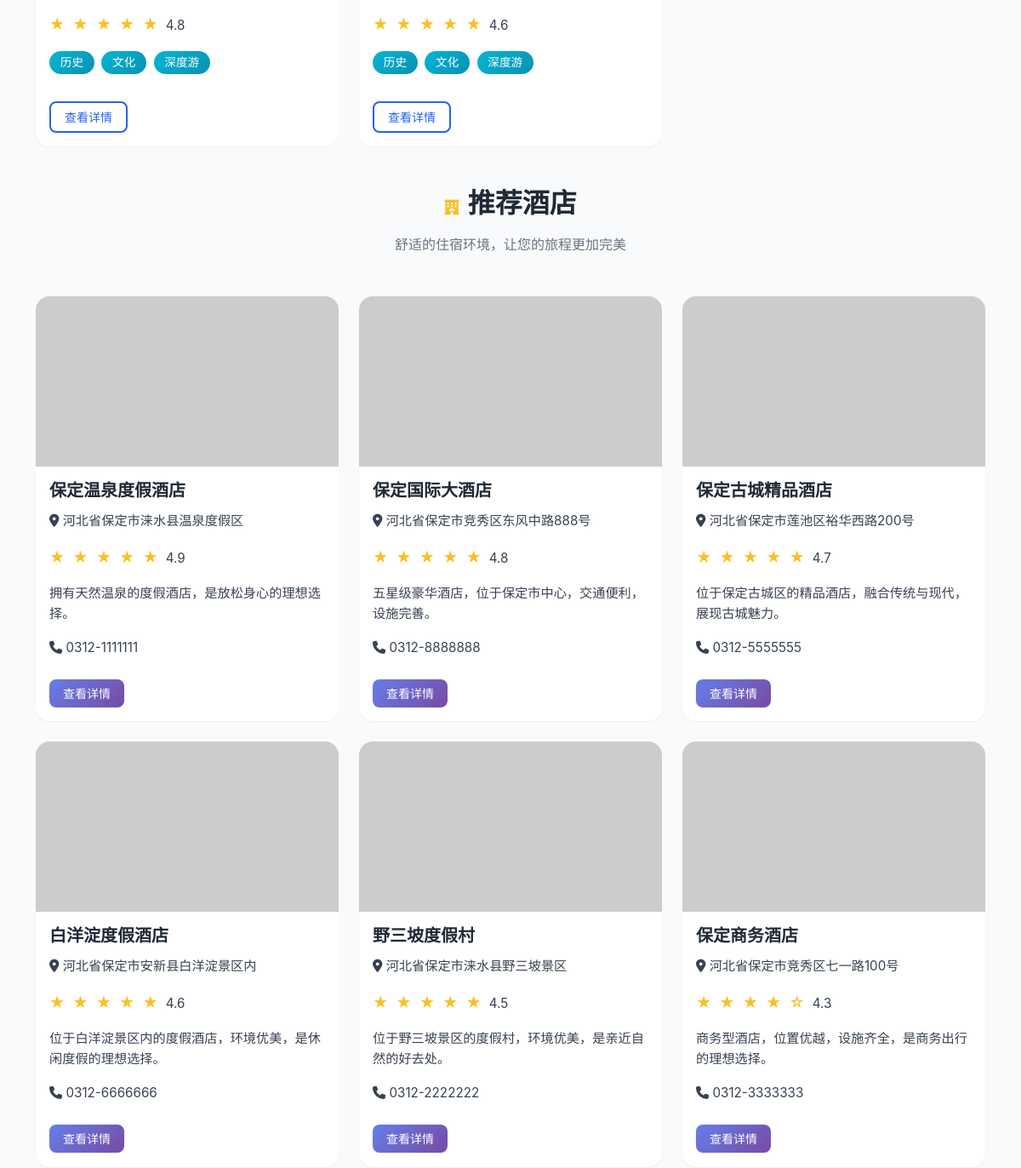
/ (middle part), run on an earlier commit of the app's database.
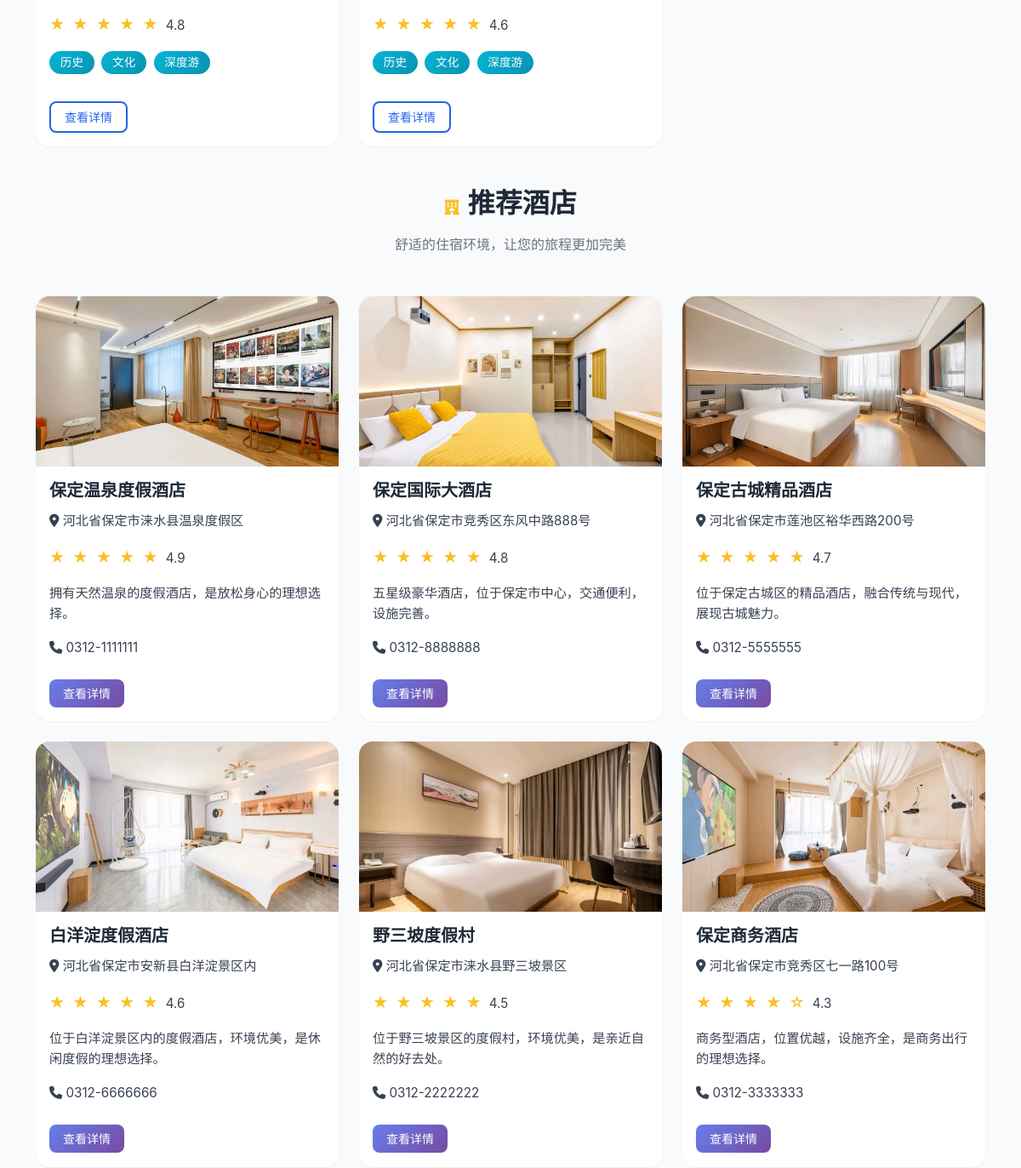
And on a later commit of the database.
### apps/hotels/models.py (models this page shows, shortened)
class Hotel(models.Model):
    name = models.CharField(max_length=100, verbose_name="酒店名称")
    address = models.CharField(max_length=255, verbose_name="详细地址")
    phone = models.CharField(max_length=20, verbose_name="联系电话")
    brief = models.CharField(max_length=255, verbose_name="简介")
    description = models.TextField(verbose_name="详情介绍")
    is_recommended = models.BooleanField(default=False, verbose_name="是否推荐")
    cover_image = models.ImageField(upload_to='hotel_covers/', blank=True, null=True, verbose_name="封面图")
    created_at = models.DateTimeField(default=timezone.now, verbose_name="创建时间")
    updated_at = models.DateTimeField(auto_now=True, verbose_name="更新时间")
    rating = models.DecimalField(max_digits=3, decimal_places=1, default=5.0, verbose_name="评分")
    views_count = models.PositiveIntegerField(default=0, verbose_name="浏览次数")
    latitude = models.DecimalField(max_digits=10, decimal_places=7, blank=True, null=True, verbose_name="纬度")
    longitude = models.DecimalField(max_digits=10, decimal_places=7, blank=True, null=True, verbose_name="经度")
    display_order = models.PositiveIntegerField(default=0, verbose_name="显示顺序（数字越小越靠前）")
    class Meta:
        verbose_name = "酒店"
        verbose_name_plural = verbose_name
        ordering = ['display_order', '-is_recommended', '-rating', '-created_at']

### apps/index/views.py (the view)
# urls.py: path('', views.IndexView.as_view(), name='index'),
class IndexView(TemplateView):
    template_name = "index/index.html"
    def get_context_data(self, **kwargs):
        context = super().get_context_data(**kwargs)
        context['page_title'] = '首页 - 保定旅游网'
        context['MEDIA_URL'] = settings.MEDIA_URL
        context['hot_spots'] = ScenicSpot.objects.filter(is_hot=True)[:8]
        if context['hot_spots'].count() < 8:
            recommended_spots = ScenicSpot.objects.filter(
                is_recommended=True
            ).exclude(id__in=[s.id for s in context['hot_spots']])[:8 - context['hot_spots'].count()]
            context['hot_spots'] = list(context['hot_spots']) + list(recommended_spots)
        if len(context['hot_spots']) < 8:
            top_rated_spots = ScenicSpot.objects.exclude(
                id__in=[s.id for s in context['hot_spots']]
            ).order_by('-rating', '-views_count')[:8 - len(context['hot_spots'])]
            context['hot_spots'] = list(context['hot_spots']) + list(top_rated_spots)
        route_categories = RouteCategory.objects.all()
        context['route_categories'] = {}
        for category in route_categories:
            routes = Route.objects.filter(
                category=category
            ).filter(
                is_hot=True
            )[:3]
            if routes.count() < 3:
                recommended_routes = Route.objects.filter(
                    category=category,
                    is_recommended=True
                ).exclude(id__in=[r.id for r in routes])[:3 - routes.count()]
                routes = list(routes) + list(recommended_routes)
            if len(routes) < 3:
                top_routes = Route.objects.filter(
                    category=category
                ).exclude(
                    id__in=[r.id for r in routes]
                ).order_by('-rating', '-sales_count')[:3 - len(routes)]
                routes = list(routes) + list(top_routes)
            if routes:
                context['route_categories'][category.name] = routes
        context['latest_news'] = News.objects.all().order_by('-published_at')[:5]
        context['recommended_hotels'] = Hotel.objects.filter(
            is_recommended=True
        ).order_by('-rating', '-views_count', 'display_order')[:6]
        if context['recommended_hotels'].count() < 6:
            top_hotels = Hotel.objects.exclude(
                id__in=[h.id for h in context['recommended_hotels']]
            ).order_by('-rating', '-views_count')[:6 - context['recommended_hotels'].count()]
            context['recommended_hotels'] = list(context['recommended_hotels']) + list(top_hotels)
        context['latest_comments'] = Comment.objects.filter(
            is_deleted=False
        ).select_related('user').order_by('-rating', '-created_at')[:8]
        return context

### apps/index/templatetags/index_tags.py (called while the page is built)
@register.filter
def stars(value):
    try:
        rating = float(value)
        full_stars = int(rating)
        has_half = (rating - full_stars) >= 0.5
        return {
            'full': full_stars,
            'has_half': has_half,
            'empty': 5 - full_stars - (1 if has_half else 0),
            'rating': rating
        }
    except (ValueError, TypeError):
        return {
            'full': 0,
            'has_half': False,
            'empty': 5,
            'rating': 0
        }

### apps/routes/models.py (called while the page is built)
    def get_tags_list(self):
        if self.tags:
            return [tag.strip() for tag in self.tags.split(',') if tag.strip()]
        return []

### apps/scenic/models.py (called while the page is built)
    def get_tags_list(self):
        if self.tags:
            return [tag.strip() for tag in self.tags.split(',') if tag.strip()]
        return []

### templates/index/index.html (shortened to what the changed rows need)
{% extends 'common/base.html' %}
{% load static %}
{% load index_tags %}
{% block content %}
<div class="container my-5">
    <section class="mb-5">
        <div class="text-center mb-5">
            <h2 class="mb-3">
                <i class="fas fa-hotel text-warning me-2"></i>推荐酒店
            </h2>
        </div>
        {% if recommended_hotels %}
        <div class="row row-cols-1 row-cols-md-3 g-4">
            {% for hotel in recommended_hotels %}
            <div class="col">
                <div class="card h-100 shadow-sm">
                    <a href="{% url 'hotels:detail' pk=hotel.id %}" style="text-decoration: none; display: block; overflow: hidden;">
                        {% if hotel.cover_image %}
                        <img src="{{ hotel.cover_image.url }}" class="card-img-top" alt="{{ hotel.name }}" style="height: 200px; object-fit: cover; cursor: pointer;">
                        {% else %}
                        <img src="https://placehold.co/400x300/eee/666?text={{ hotel.name }}" class="card-img-top" alt="{{ hotel.name }}" style="height: 200px; object-fit: cover; cursor: pointer;">
                        {% endif %}
                    </a>
                    <div class="card-body">
                        <h5 class="card-title">{{ hotel.name }}</h5>
                        <p class="card-text text-muted small">
                            <i class="fas fa-map-marker-alt"></i> {{ hotel.address|truncatewords:8 }}
                        </p>
                        <p class="card-text">
                            <span class="text-warning">
                                {% with stars=hotel.rating|stars %}
                                    {% for i in "12345" %}
                                        {% if forloop.counter <= stars.full %}
                                            ★
                                        {% elif forloop.counter == stars.full|add:1 and stars.has_half %}
                                            ★
                                        {% else %}
                                            ☆
                                        {% endif %}
                                    {% endfor %}
                                {% endwith %}
                            </span>
                            {{ hotel.rating|floatformat:1 }}
                        </p>
                        {% if hotel.brief %}
                        <p class="card-text text-muted small">{{ hotel.brief|truncatewords:15 }}</p>
                        {% endif %}
                        {% if hotel.phone %}
                        <p class="card-text text-muted small">
                            <i class="fas fa-phone"></i> {{ hotel.phone }}
                        </p>
                        {% endif %}
                    </div>
                    <div class="card-footer bg-transparent border-0 pb-3">
                        <a href="{% url 'hotels:detail' pk=hotel.id %}" class="btn btn-primary btn-sm">查看详情</a>
                    </div>
                </div>
            </div>
            {% endfor %}
        </div>
        {% else %}
        <div class="alert alert-info text-center">
            <p>暂无推荐酒店，请稍后再来查看！</p>
        </div>
        {% endif %}
    </section>
</div>
{% endblock %}

What changed in the data, as far as the page shows it:
changed Hotel "保定温泉度假酒店": cover_image: picture added
changed Hotel "保定国际大酒店": cover_image: picture added
changed Hotel "保定古城精品酒店": cover_image: picture added
changed Hotel "白洋淀度假酒店": cover_image: picture added
changed Hotel "野三坡度假村": cover_image: picture added
changed Hotel "保定商务酒店": cover_image: picture added
